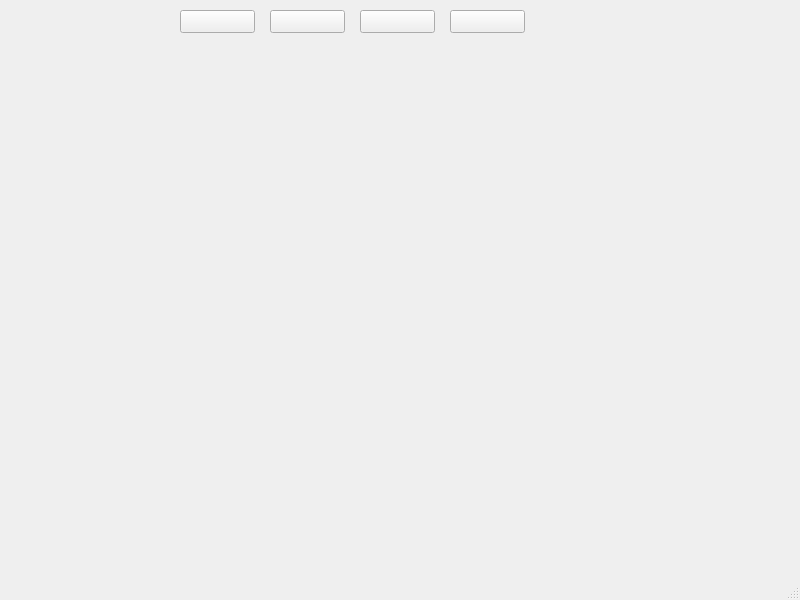
<?xml version="1.0" encoding="UTF-8"?>
<ui version="4.0">
 <class>MainWindow</class>
 <widget class="QMainWindow" name="MainWindow">
  <property name="geometry">
   <rect>
    <x>0</x>
    <y>0</y>
    <width>800</width>
    <height>600</height>
   </rect>
  </property>
  <property name="windowTitle">
   <string>MainWindow</string>
  </property>
  <widget class="QWidget" name="centralwidget">
   <widget class="PushButton" name="menu_menu">
    <property name="geometry">
     <rect>
      <x>180</x>
      <y>10</y>
      <width>75</width>
      <height>23</height>
     </rect>
    </property>
    <property name="text">
     <string/>
    </property>
   </widget>
   <widget class="PushButton" name="menu_Minimize">
    <property name="geometry">
     <rect>
      <x>270</x>
      <y>10</y>
      <width>75</width>
      <height>23</height>
     </rect>
    </property>
    <property name="text">
     <string/>
    </property>
   </widget>
   <widget class="PushButton" name="menu_Maxmize">
    <property name="geometry">
     <rect>
      <x>360</x>
      <y>10</y>
      <width>75</width>
      <height>23</height>
     </rect>
    </property>
    <property name="text">
     <string/>
    </property>
   </widget>
   <widget class="PushButton" name="menu_close">
    <property name="geometry">
     <rect>
      <x>450</x>
      <y>10</y>
      <width>75</width>
      <height>23</height>
     </rect>
    </property>
    <property name="text">
     <string/>
    </property>
   </widget>
  </widget>
  <widget class="QMenuBar" name="menubar">
   <property name="geometry">
    <rect>
     <x>0</x>
     <y>0</y>
     <width>800</width>
     <height>21</height>
    </rect>
   </property>
  </widget>
  <widget class="QStatusBar" name="statusbar"/>
 </widget>
 <customwidgets>
  <customwidget>
   <class>PushButton</class>
   <extends>QPushButton</extends>
   <header>PushButton.h</header>
  </customwidget>
 </customwidgets>
 <resources/>
 <connections/>
</ui>
